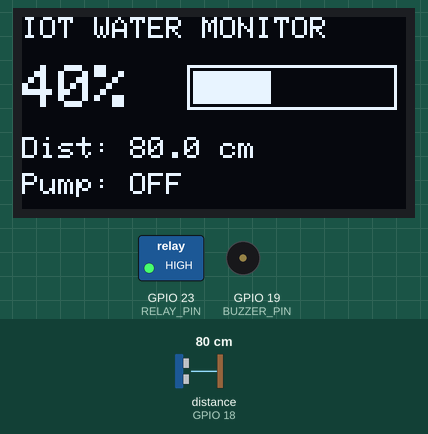
Simulated run of this sketch. Board: ESP32. On the bench: 128×64 one-colour display, switched loads named in the sketch (green lamp = pin HIGH), buzzer (waves = sounding, pin HIGH). Wiring (from diagram.json): ultrasonic range finder: trigger GPIO 5; echo GPIO 18. Inputs (shaded band) come from the test bench; at power-on: distance to the obstacle (sensor on GPIO 18) 80 cm. The echo pulse lasts 58.3 µs per cm; WiFi joins after 1.5 s; servers stay silent unless stated; pins used as bus, display or sensor lines are not drawn; what the sketch prints to the serial monitor is not drawn.

Above: at 3.9 s.
4.0 s: distance to the obstacle (sensor on GPIO 18) set to 33 cm
At 5.9 s:
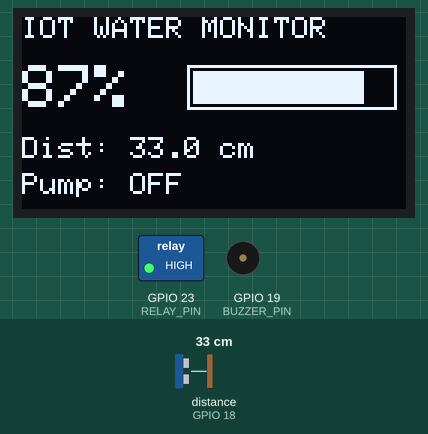
6.3 s: distance to the obstacle (sensor on GPIO 18) set to 29 cm
At 7.0 s:
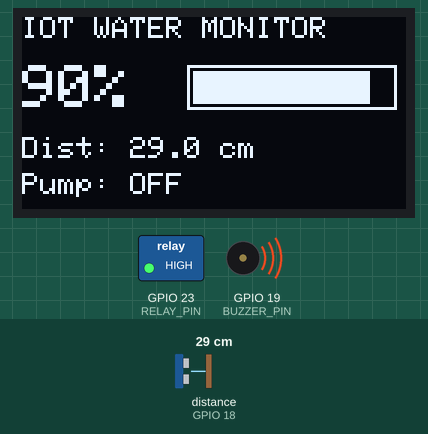
7.8 s: distance to the obstacle (sensor on GPIO 18) set to 120 cm
At 8.4 s:
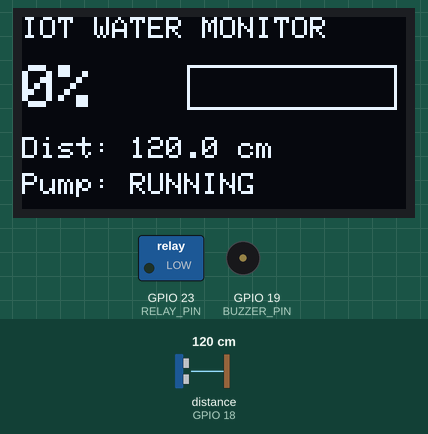
9.3 s: distance to the obstacle (sensor on GPIO 18) set to 2 cm
At 10.5 s:
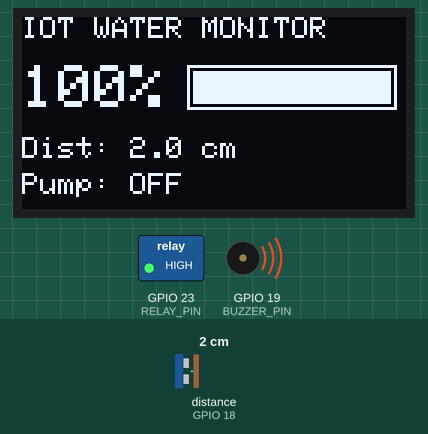
Timing chart, 0 to 12.3 s (numbered marks = the images above; inputs shaded):
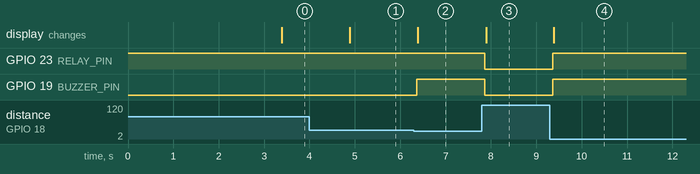

Measured:
- the behaviour switches between 31 and 30 cm on distance to the obstacle (sensor on GPIO 18) (found by bisection; images 1 and 2)
- after the input at 4.0 s, the display: changes after 0.89 s (image 1)
- after the input at 6.3 s, GPIO 19 (BUZZER_PIN): LOW → HIGH after 0.06 s; the display: changes after 0.09 s (image 2)
- after the input at 7.8 s, GPIO 23 (RELAY_PIN), GPIO 19 (BUZZER_PIN): HIGH → LOW after 0.07 s; the display: changes after 0.09 s (image 3)
- after the input at 9.3 s, GPIO 23 (RELAY_PIN), GPIO 19 (BUZZER_PIN): LOW → HIGH after 0.06 s; the display: changes after 0.09 s (image 4)

The sketch:

sketch.ino
```cpp
// --- Blynk Credentials ---
// (Replace the placeholder credentials (BLYNK_TEMPLATE_ID, BLYNK_TEMPLATE_NAME, BLYNK_AUTH_TOKEN) with yours from Blynk)
#define BLYNK_TEMPLATE_ID "YOUR_TEMPLATE_ID"
#define BLYNK_TEMPLATE_NAME "Smart Water Tank System"
#define BLYNK_AUTH_TOKEN "YOUR_AUTH_TOKEN_HERE"

#define BLYNK_PRINT Serial

#include <WiFi.h>
#include <WiFiClient.h>
#include <BlynkSimpleEsp32.h>
#include <Wire.h>
#include <Adafruit_GFX.h>
#include <Adafruit_SSD1306.h>

// Wokwi Virtual Wi-Fi Credentials
char ssid[] = "Wokwi-GUEST";
char pass[] = "";

// Pin Definitions
#define TRIG_PIN 5
#define ECHO_PIN 18
#define RELAY_PIN 23
#define BUZZER_PIN 19

// Tank Geometry (in cm)
const float TANK_TOTAL_DEPTH = 120.0; // Distance to bottom when empty
const float SENSOR_OFFSET    = 20.0;  // Minimum distance when 100% full

// Thresholds
const int OVERFLOW_THRESHOLD = 90;    // Auto-cutoff (%)
const int REFILL_THRESHOLD   = 20;    // Auto-on (%)

// OLED Setup
#define SCREEN_WIDTH 128
#define SCREEN_HEIGHT 64
Adafruit_SSD1306 display(SCREEN_WIDTH, SCREEN_HEIGHT, &Wire, -1);

BlynkTimer timer;
bool pumpState = false;

// Read ultrasonic sensor distance
float readDistanceCm() {
  digitalWrite(TRIG_PIN, LOW);
  delayMicroseconds(2);
  digitalWrite(TRIG_PIN, HIGH);
  delayMicroseconds(10);
  digitalWrite(TRIG_PIN, LOW);

  long duration = pulseIn(ECHO_PIN, HIGH, 25000);
  if (duration == 0) return -1;
  return (duration * 0.0343) / 2.0;
}

// Convert distance to level percentage
int computeLevelPercentage(float dist) {
  if (dist < 0) return -1;
  float usableHeight = TANK_TOTAL_DEPTH - SENSOR_OFFSET;
  float currentWaterHeight = TANK_TOTAL_DEPTH - dist;
  int pct = (int)((currentWaterHeight / usableHeight) * 100.0);
  return constrain(pct, 0, 100);
}

// Set pump state and sync to Blynk V2
void setPump(bool state) {
  pumpState = state;
  digitalWrite(RELAY_PIN, pumpState ? LOW : HIGH); // Active-LOW relay
  Blynk.virtualWrite(V2, pumpState ? 1 : 0);
}

// Remote control from Blynk Dashboard Switch (V2)
BLYNK_WRITE(V2) {
  int value = param.asInt();
  if (value == 1) {
    // Prevent manual start if tank is already full
    float dist = readDistanceCm();
    int level = computeLevelPercentage(dist);
    if (level >= OVERFLOW_THRESHOLD) {
      Serial.println("[BLYNK] Blocked: Cannot start pump when tank is full!");
      Blynk.virtualWrite(V2, 0); // Revert switch
      return;
    }
    setPump(true);
    Serial.println("[BLYNK] Pump turned ON via Dashboard.");
  } else {
    setPump(false);
    Serial.println("[BLYNK] Pump turned OFF via Dashboard.");
  }
}

// Periodic routine to monitor level, execute safety logic, and send to Blynk
void monitorAndSync() {
  float distance = readDistanceCm();
  int level = computeLevelPercentage(distance);

  if (level < 0) {
    Serial.println("[ERROR] Sensor reading invalid.");
    return;
  }

  String systemStatus = "Normal";

  // 1. Overflow Prevention Logic
  if (level >= OVERFLOW_THRESHOLD) {
    if (pumpState) {
      setPump(false);
      Serial.println("[CRITICAL] Overflow threshold hit! Pump cut off automatically.");
    }
    digitalWrite(BUZZER_PIN, HIGH);
    systemStatus = "OVERFLOW WARNING!";
    Blynk.logEvent("tank_overflow", "Water level exceeded 90%! Pump stopped."); // Optional Event
  } else {
    digitalWrite(BUZZER_PIN, LOW);
  }

  // 2. Auto-Refill Logic
  if (level <= REFILL_THRESHOLD && !pumpState) {
    setPump(true);
    systemStatus = "Refilling (Low Level)";
    Serial.println("[INFO] Low water level detected. Auto-refill initiated.");
  }

  if (pumpState && level < OVERFLOW_THRESHOLD && level > REFILL_THRESHOLD) {
    systemStatus = "Pumping Water...";
  }

  // 3. Push Telemetry to Blynk IoT
  Blynk.virtualWrite(V0, level);
  Blynk.virtualWrite(V1, distance);
  Blynk.virtualWrite(V3, systemStatus);

  // 4. Update Local OLED Display
  display.clearDisplay();
  display.setTextSize(1);
  display.setCursor(0, 0);
  display.print("IOT WATER MONITOR");

  display.setTextSize(2);
  display.setCursor(0, 16);
  display.print(level);
  display.print("%");

  // Visual Bar
  display.drawRect(55, 16, 70, 15, SSD1306_WHITE);
  int barWidth = map(level, 0, 100, 0, 66);
  display.fillRect(57, 18, barWidth, 11, SSD1306_WHITE);

  display.setTextSize(1);
  display.setCursor(0, 40);
  display.printf("Dist: %.1f cm", distance);
  display.setCursor(0, 52);
  display.printf("Pump: %s", pumpState ? "RUNNING" : "OFF");
  display.display();

  Serial.printf("Level: %d%% | Dist: %.1f cm | Pump: %s | Status: %s\n",
                level, distance, pumpState ? "ON" : "OFF", systemStatus.c_str());
}

void setup() {
  Serial.begin(115200);

  pinMode(TRIG_PIN, OUTPUT);
  pinMode(ECHO_PIN, INPUT);
  pinMode(RELAY_PIN, OUTPUT);
  pinMode(BUZZER_PIN, OUTPUT);

  setPump(false);
  digitalWrite(BUZZER_PIN, LOW);

  // Initialize OLED
  if (display.begin(SSD1306_SWITCHCAPVCC, 0x3C)) {
    display.clearDisplay();
    display.setTextColor(SSD1306_WHITE);
    display.setTextSize(1);
    display.setCursor(15, 25);
    display.print("Connecting Blynk...");
    display.display();
  }

  // Connect to Blynk cloud via Wokwi simulated Wi-Fi
  Blynk.begin(BLYNK_AUTH_TOKEN, ssid, pass);

  // Read sensor and sync every 1.5 seconds
  timer.setInterval(1500L, monitorAndSync);
}

void loop() {
  Blynk.run();
  timer.run();
}
```
